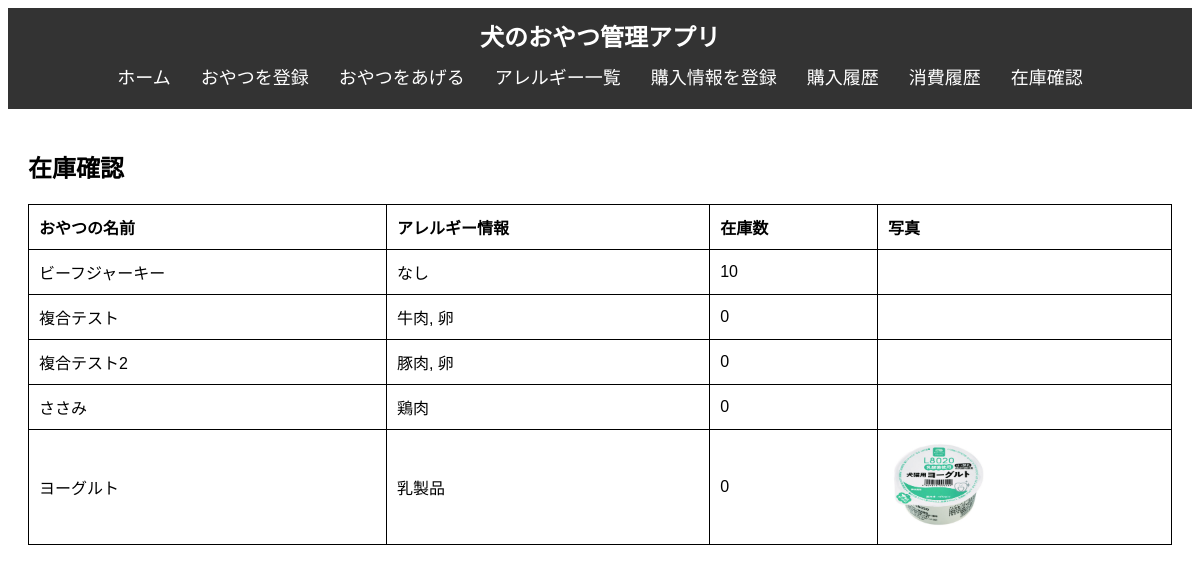
The app's page /stock with its own data.
### tables this page shows
CREATE TABLE "snacks" (
	"id"	INTEGER,
	"name"	TEXT NOT NULL,
	"description"	TEXT,
	"purchase_date"	TEXT,
	"allergy_id"	INTEGER,
	PRIMARY KEY("id" AUTOINCREMENT),
	FOREIGN KEY("allergy_id") REFERENCES "allergies"("id")
);

### app.py (the view)
@app.route('/stock')
def stock():
    conn = get_db_connection()
    snacks = conn.execute('''
        SELECT s.id, s.name,
                COALESCE(GROUP_CONCAT(a.name, ', '), 'なし') AS allergies,
                COALESCE(SUM(DISTINCT ph.quantity), 0) AS total_purchased,
                COALESCE(SUM(DISTINCT sg.quantity), 0) AS total_given,
                COALESCE(SUM(DISTINCT ph.quantity), 0, 0) - COALESCE(SUM(DISTINCT sg.quantity), 0) AS stock,
                REPLACE(REPLACE(COALESCE(GROUP_CONCAT(sp.photo_path),'' ), '\\', '/'), 'static/', '') AS photos
        FROM snacks s
        LEFT JOIN snack_allergies sa ON s.id = sa.snack_id
        LEFT JOIN allergies a ON sa.allergy_id = a.id
        LEFT JOIN purchase_history ph ON s.id = ph.snack_id
        LEFT JOIN snack_giving sg ON s.id = sg.snack_id
        LEFT JOIN snack_photos sp ON s.id = sp.snack_id
        GROUP BY s.id
    ''').fetchall()
    conn.close()
    return render_template('stock.html', snacks=snacks)

### app.py (called while the page is built)
def get_db_connection():
    conn = sqlite3.connect('dog_treats.db')
    conn.row_factory = sqlite3.Row
    return conn

### templates/stock.html (shortened to what this page needs)
{% extends 'base.html' %}
{% block content %}
    <h2>在庫確認</h2>
    <table>
        <thead>
            <tr>
                <th>おやつの名前</th>
                <th>アレルギー情報</th>
                <th>在庫数</th>
                <th>写真</th>
            </tr>
        </thead>
        <tbody>
            {% for snack in snacks %}
                <tr>
                    <td>{{ snack.name }}</td>
                    <td>{{ snack.allergies }}</td>
                    <td>{{ snack.stock }}</td>
                    <td>
                        {% if snack.photos %}
                            {% for photo in snack.photos.split(', ') %}
                                <img src="{{ url_for('static', filename=photo) }}" alt="Snack Photo" style="max-width: 100px;">
                            {% endfor %}
                        {% endif %}
                    </td>
                </tr>
            {% endfor %}
        </tbody>
    </table>
{% endblock %}

### static/style.css (style rules this page uses)
body { font-family: Arial, sans-serif; }
table { width: 100%; border-collapse: collapse; margin-top: 20px; }
table, th, td { border: 1px solid black; }
th, td { padding: 10px; text-align: left; }

### records on screen
snacks: name "ビーフジャーキー", allergies "なし", stock "10"
snacks: name "複合テスト", allergies "牛肉, 卵", stock "0"
snacks: name "複合テスト2", allergies "豚肉, 卵", stock "0"
snacks: name "ささみ", allergies "鶏肉", stock "0"
snacks: name "ヨーグルト", allergies "乳製品", stock "0"
